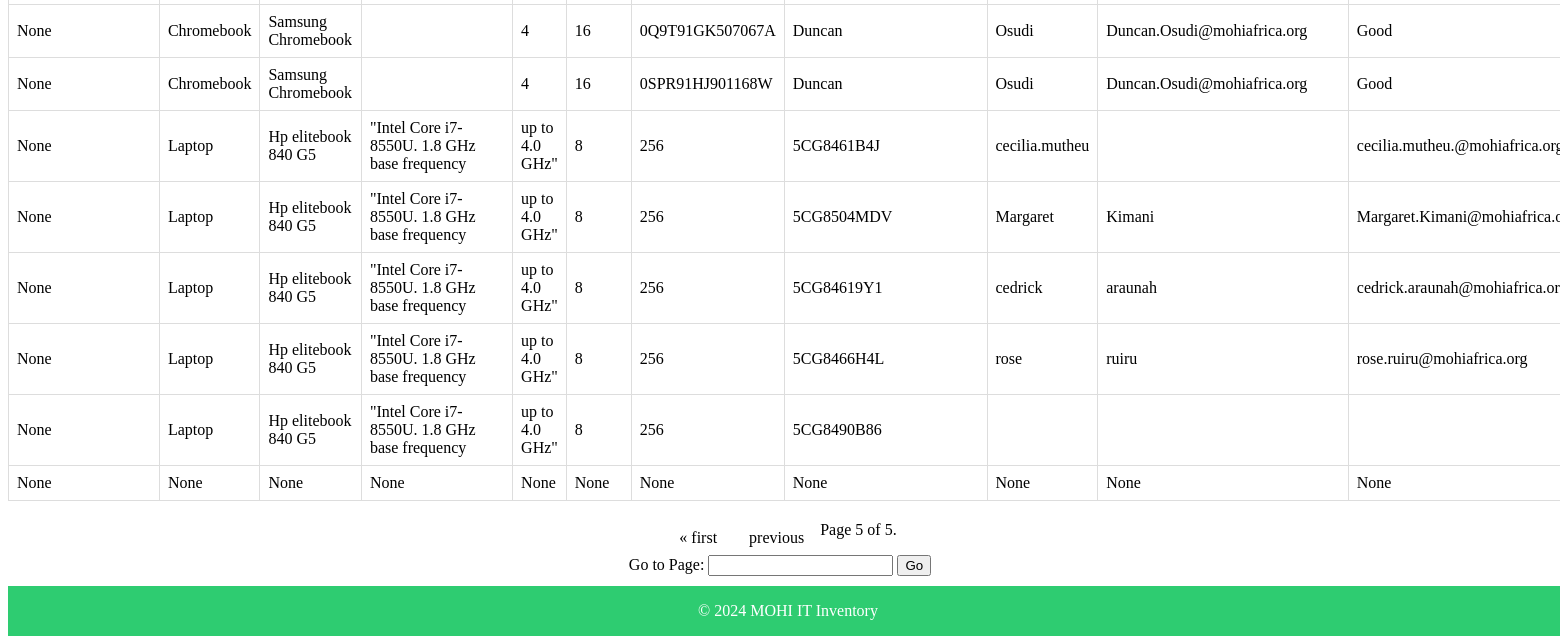
Before: /upload/displaycsv/?page=5 (lower part) with the older database file.
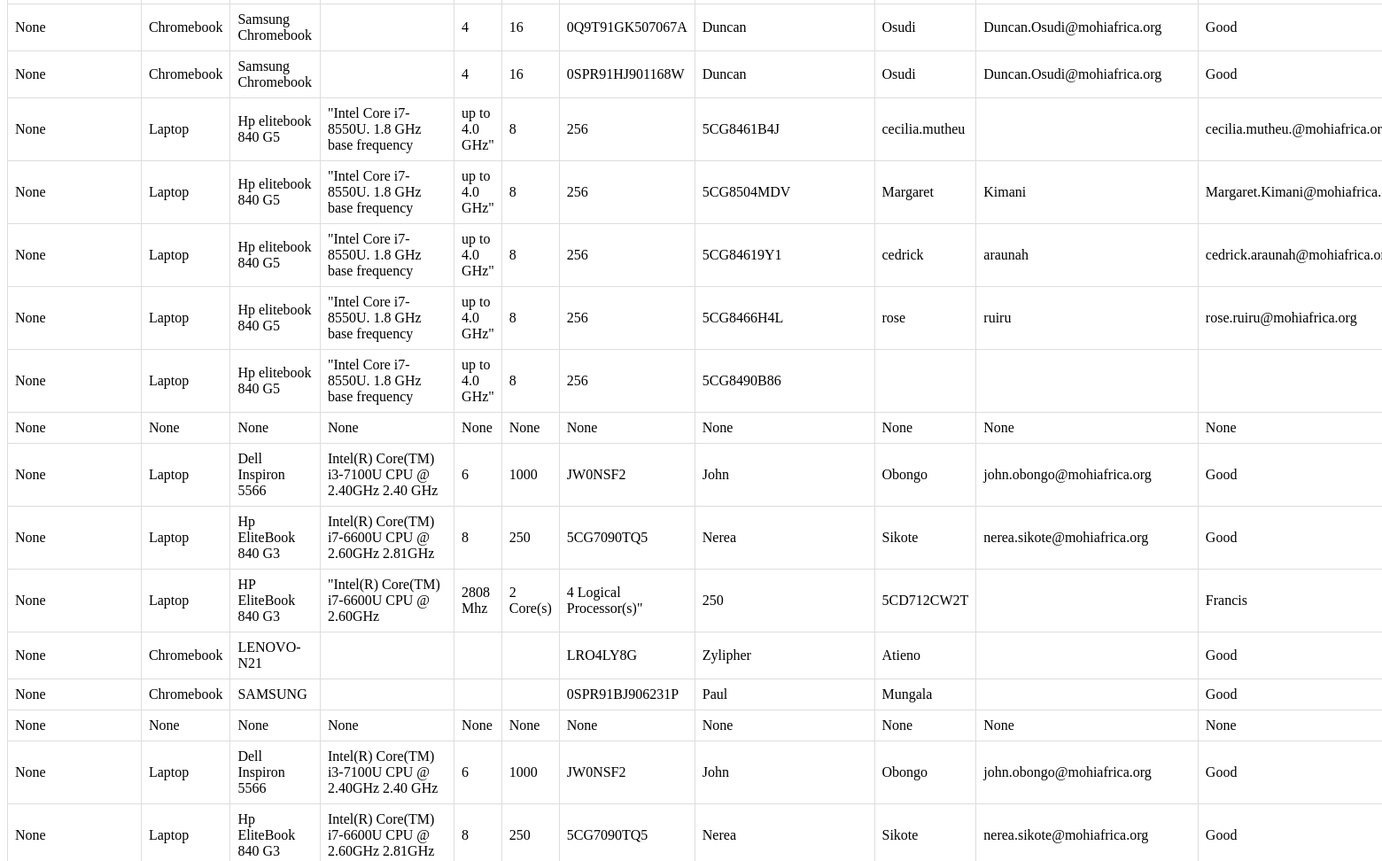
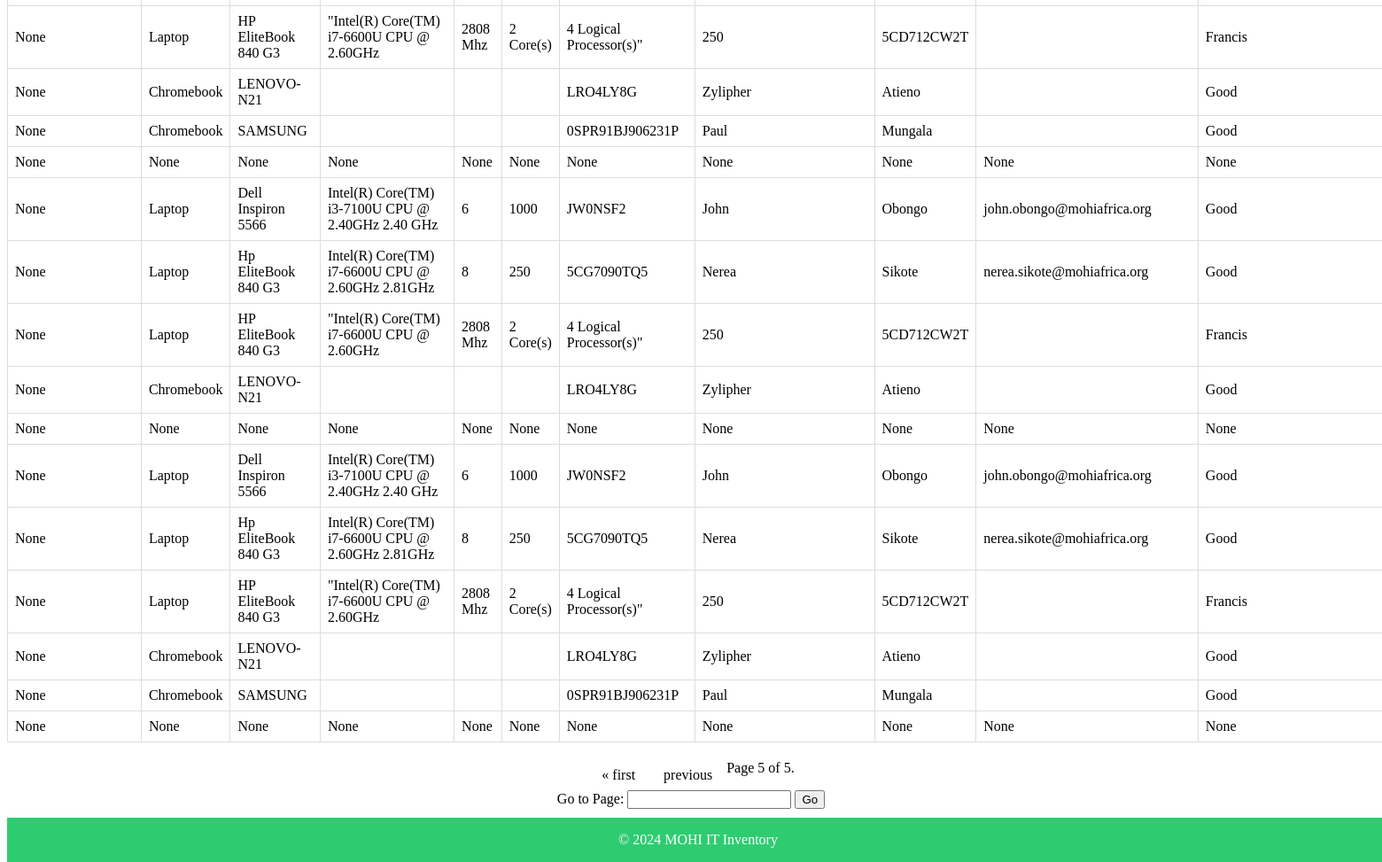
After: the same page with the newer database file (2 pictures, top to bottom).
### devices/models.py (models this page shows, shortened)
class Import(models.Model):
    file = models.FileField(upload_to='uploads/', null=True, blank=True)
    centre = models.CharField(max_length=500, blank=True, null=True)
    department = models.CharField(max_length=500, blank=True, null=True)
    hardware = models.CharField(max_length=500, blank=True, null=True)
    system_model = models.CharField(max_length=500, blank=True, null=True)
    processor = models.CharField(max_length=500, blank=True, null=True)
    ram_gb = models.CharField(max_length=500, blank=True, null=True)
    hdd_gb = models.CharField(max_length=500, blank=True, null=True)
    serial_number = models.CharField(max_length=500, blank=True, null=True)
    assignee_first_name = models.CharField(max_length=500, blank=True, null=True)
    assignee_last_name = models.CharField(max_length=500, blank=True, null=True)
    assignee_email_address = models.CharField(max_length=500, blank=True, null=True)
    device_condition = models.CharField(max_length=500, blank=True, null=True)
    status = models.CharField(max_length=500, blank=True, null=True)
    date = models.DateField(blank=True, null=True)

### devices/views.py (the view, shortened to what this page needs)
# urls.py: path('displaycsv/', views.display_csv, name='display_csv'),
def display_csv(request):
    data = Import.objects.all()
    search_query = request.GET.get('search', '')
    items_per_page = 100
    paginator = Paginator(data, items_per_page)
    page_number = request.GET.get('page', 1)
    try:
        page_number = int(page_number)
    except ValueError:
        page_number = 1
    try:
        data_on_page = paginator.page(page_number)
    except PageNotAnInteger:
        data_on_page = paginator.page(1)
    except EmptyPage:
        data_on_page = paginator.page(paginator.num_pages)
    report_data = {
        'search_query': search_query,
        'total_records': data.count(),
    }
    return render(request, 'import/displaycsv.html', {
        'data': data_on_page,
        'paginator': paginator,
        'report_data': report_data,
    })

### devices/templates/import/displaycsv.html (shortened to what this page needs)
{% load static %}
<!DOCTYPE html>
<html>
<head>
    <link rel="stylesheet" href="https://cdnjs.cloudflare.com/ajax/libs/font-awesome/5.15.4/css/all.min.css" />
    <link rel="stylesheet" href="https://cdnjs.cloudflare.com/ajax/libs/font-awesome/5.15.4/css/all.min.css" />
</head>
<body>
<table>
    <tbody>
        {% for item in data %}
            <tr>
                <td>{{ item.department }}</td>
                <td>{{ item.hardware  }}</td>
                <td>{{ item.system_model }}</td>
                <td>{{ item.processor }}</td>
                <td>{{ item.ram_gb }}</td>
                <td>{{ item.hdd_gb }}</td>
                <td>{{ item.serial_number }}</td>
                <td>{{ item.assignee_first_name }}</td>
                <td>{{ item.assignee_last_name }}</td>
                <td>{{ item.assignee_email_address }}</td>
                <td>{{ item.device_condition }}</td>
            </tr>
        {% endfor %}
    </tbody>
</table>
<div class="pagination">
    <span class="step-links">
        {% if data.has_previous %}
            <a href="?page=1">&laquo; first</a>
            <a href="?page={{ data.previous_page_number }}">previous</a>
        {% endif %}
        <span class="current">
            Page {{ data.number }} of {{ data.paginator.num_pages }}.
        </span>
    </span>
</div>
<form method="get" action="{% url 'display_csv' %}">
    <label for="page_number">Go to Page:</label>
    <input type="text" id="page_number" name="page" />
    <button type="submit">Go</button>
</form>
<footer>
    <p>&copy; 2024 MOHI IT Inventory</p>
</footer>
</body>
</html>

### devices/templates/import/displaycsv.html (style rules this page uses)
table { border-collapse: collapse; width: 100%; margin-top: 20px; }
.pagination { display: flex; justify-content: center; margin-top: 20px; }
.pagination a { color: black; float: left; padding: 8px 16px; text-decoration: none; transition: background-color .3s; }
form { text-align: center; }
body { margin-top: 120px; margin-bottom: 60px; }
footer { background-color: #2ecc71; color: white; padding: 0em; text-align: center; position: fixed; bottom: 0; width: 100%; }

Changed rows visible on the page:
added Import: department "None", hardware "Laptop", system_model "Dell Inspiron 5566", processor "Intel(R) Core(TM) i3-7100U CPU @ 2.40GHz 2.40 GHz", ram_gb "6", hdd_gb "1000", serial_number "JW0NSF2", assignee_first_name "John", assignee_last_name "Obongo", assignee_email_address "john.obongo@mohiafrica.org", device_condition "Good"
added Import: department "None", hardware "Laptop", system_model "Hp EliteBook 840 G3", processor "Intel(R) Core(TM) i7-6600U CPU @ 2.60GHz 2.81GHz", ram_gb "8", hdd_gb "250", serial_number "5CG7090TQ5", assignee_first_name "Nerea", assignee_last_name "Sikote", assignee_email_address "nerea.sikote@mohiafrica.org", device_condition "Good"
added Import: department "None", hardware "Laptop", system_model "HP EliteBook 840 G3", processor "\"Intel(R) Core(TM) i7-6600U CPU @ 2.60GHz", ram_gb "2808 Mhz", hdd_gb "2 Core(s)", serial_number "4 Logical Processor(s)\"", assignee_first_name "250", assignee_last_name "5CD712CW2T", device_condition "Francis"
added Import: department "None", hardware "Chromebook", system_model "LENOVO-N21", serial_number "LRO4LY8G", assignee_first_name "Zylipher", assignee_last_name "Atieno", device_condition "Good"
added Import: department "None", hardware "Chromebook", system_model "SAMSUNG", serial_number "0SPR91BJ906231P", assignee_first_name "Paul", assignee_last_name "Mungala", device_condition "Good"
added Import: department "None", hardware "None", system_model "None", processor "None", ram_gb "None", hdd_gb "None", serial_number "None", assignee_first_name "None", assignee_last_name "None", assignee_email_address "None", device_condition "None"
added Import: department "None", hardware "Laptop", system_model "Dell Inspiron 5566", processor "Intel(R) Core(TM) i3-7100U CPU @ 2.40GHz 2.40 GHz", ram_gb "6", hdd_gb "1000", serial_number "JW0NSF2", assignee_first_name "John", assignee_last_name "Obongo", assignee_email_address "john.obongo@mohiafrica.org", device_condition "Good"
added Import: department "None", hardware "Laptop", system_model "Hp EliteBook 840 G3", processor "Intel(R) Core(TM) i7-6600U CPU @ 2.60GHz 2.81GHz", ram_gb "8", hdd_gb "250", serial_number "5CG7090TQ5", assignee_first_name "Nerea", assignee_last_name "Sikote", assignee_email_address "nerea.sikote@mohiafrica.org", device_condition "Good"
added Import: department "None", hardware "Laptop", system_model "HP EliteBook 840 G3", processor "\"Intel(R) Core(TM) i7-6600U CPU @ 2.60GHz", ram_gb "2808 Mhz", hdd_gb "2 Core(s)", serial_number "4 Logical Processor(s)\"", assignee_first_name "250", assignee_last_name "5CD712CW2T", device_condition "Francis"
added Import: department "None", hardware "Chromebook", system_model "LENOVO-N21", serial_number "LRO4LY8G", assignee_first_name "Zylipher", assignee_last_name "Atieno", device_condition "Good"
added Import: department "None", hardware "Chromebook", system_model "SAMSUNG", serial_number "0SPR91BJ906231P", assignee_first_name "Paul", assignee_last_name "Mungala", device_condition "Good"
added Import: department "None", hardware "None", system_model "None", processor "None", ram_gb "None", hdd_gb "None", serial_number "None", assignee_first_name "None", assignee_last_name "None", assignee_email_address "None", device_condition "None"
added Import: department "None", hardware "Laptop", system_model "Dell Inspiron 5566", processor "Intel(R) Core(TM) i3-7100U CPU @ 2.40GHz 2.40 GHz", ram_gb "6", hdd_gb "1000", serial_number "JW0NSF2", assignee_first_name "John", assignee_last_name "Obongo", assignee_email_address "john.obongo@mohiafrica.org", device_condition "Good"
added Import: department "None", hardware "Laptop", system_model "Hp EliteBook 840 G3", processor "Intel(R) Core(TM) i7-6600U CPU @ 2.60GHz 2.81GHz", ram_gb "8", hdd_gb "250", serial_number "5CG7090TQ5", assignee_first_name "Nerea", assignee_last_name "Sikote", assignee_email_address "nerea.sikote@mohiafrica.org", device_condition "Good"
added Import: department "None", hardware "Laptop", system_model "HP EliteBook 840 G3", processor "\"Intel(R) Core(TM) i7-6600U CPU @ 2.60GHz", ram_gb "2808 Mhz", hdd_gb "2 Core(s)", serial_number "4 Logical Processor(s)\"", assignee_first_name "250", assignee_last_name "5CD712CW2T", device_condition "Francis"
added Import: department "None", hardware "Chromebook", system_model "LENOVO-N21", serial_number "LRO4LY8G", assignee_first_name "Zylipher", assignee_last_name "Atieno", device_condition "Good"
added Import: department "None", hardware "None", system_model "None", processor "None", ram_gb "None", hdd_gb "None", serial_number "None", assignee_first_name "None", assignee_last_name "None", assignee_email_address "None", device_condition "None"
added Import: department "None", hardware "Laptop", system_model "Dell Inspiron 5566", processor "Intel(R) Core(TM) i3-7100U CPU @ 2.40GHz 2.40 GHz", ram_gb "6", hdd_gb "1000", serial_number "JW0NSF2", assignee_first_name "John", assignee_last_name "Obongo", assignee_email_address "john.obongo@mohiafrica.org", device_condition "Good"
added Import: department "None", hardware "Laptop", system_model "Hp EliteBook 840 G3", processor "Intel(R) Core(TM) i7-6600U CPU @ 2.60GHz 2.81GHz", ram_gb "8", hdd_gb "250", serial_number "5CG7090TQ5", assignee_first_name "Nerea", assignee_last_name "Sikote", assignee_email_address "nerea.sikote@mohiafrica.org", device_condition "Good"
added Import: department "None", hardware "Laptop", system_model "HP EliteBook 840 G3", processor "\"Intel(R) Core(TM) i7-6600U CPU @ 2.60GHz", ram_gb "2808 Mhz", hdd_gb "2 Core(s)", serial_number "4 Logical Processor(s)\"", assignee_first_name "250", assignee_last_name "5CD712CW2T", device_condition "Francis"
added Import: department "None", hardware "Chromebook", system_model "LENOVO-N21", serial_number "LRO4LY8G", assignee_first_name "Zylipher", assignee_last_name "Atieno", device_condition "Good"
added Import: department "None", hardware "Chromebook", system_model "SAMSUNG", serial_number "0SPR91BJ906231P", assignee_first_name "Paul", assignee_last_name "Mungala", device_condition "Good"
added Import: department "None", hardware "None", system_model "None", processor "None", ram_gb "None", hdd_gb "None", serial_number "None", assignee_first_name "None", assignee_last_name "None", assignee_email_address "None", device_condition "None"
